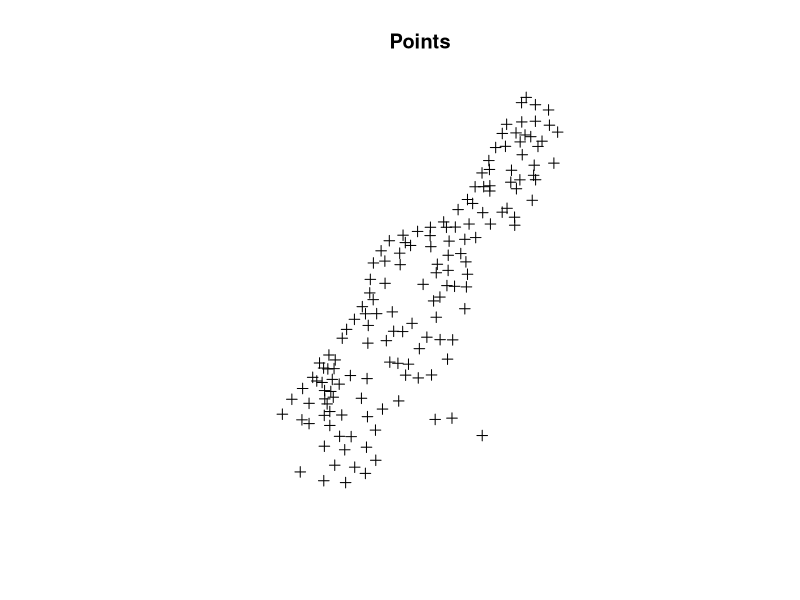
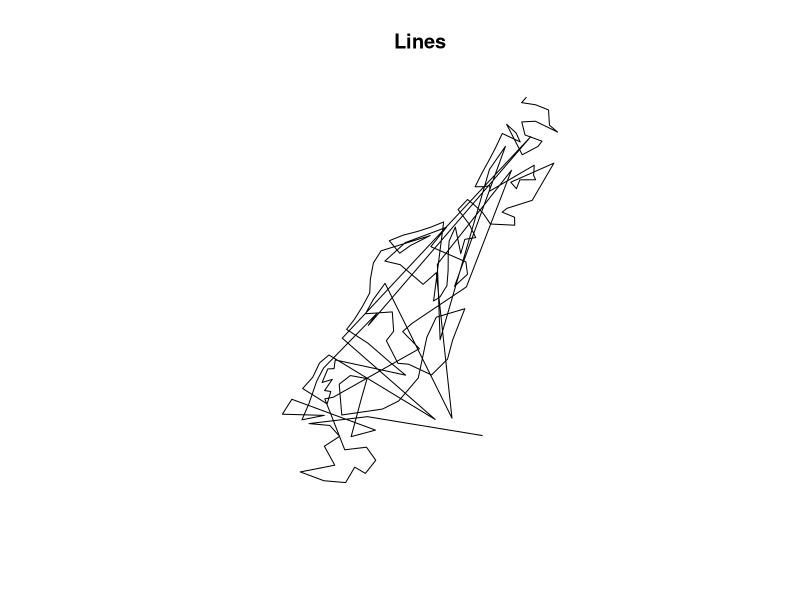
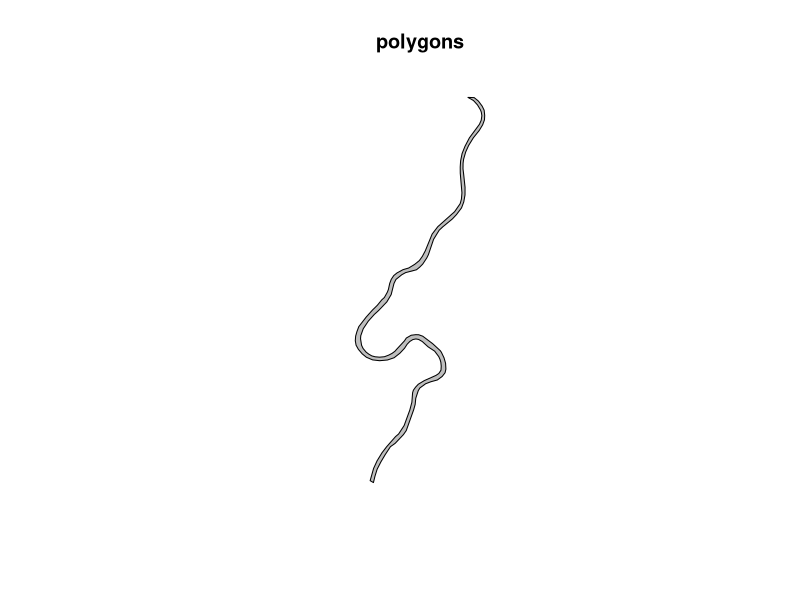
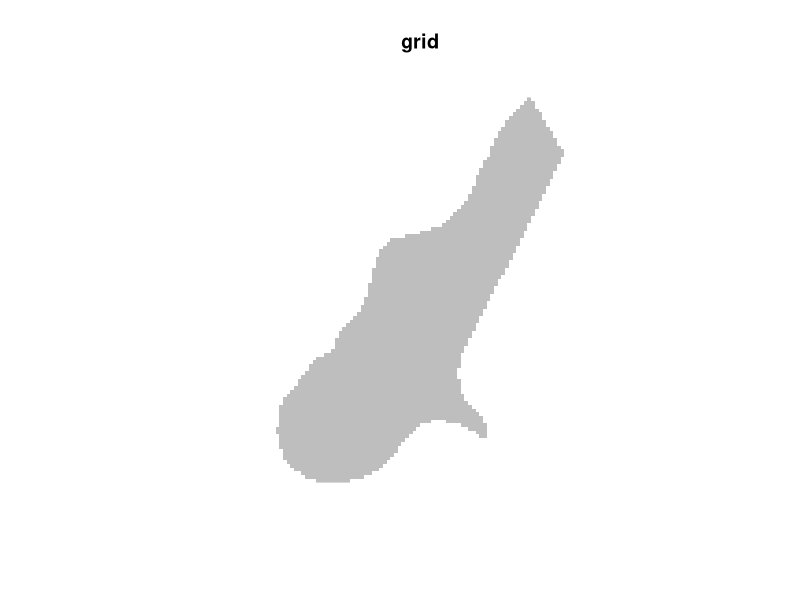
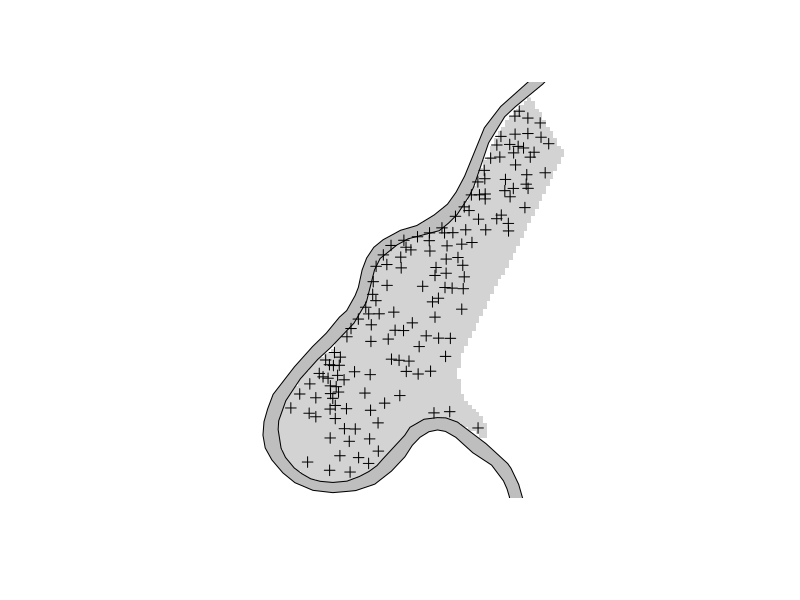
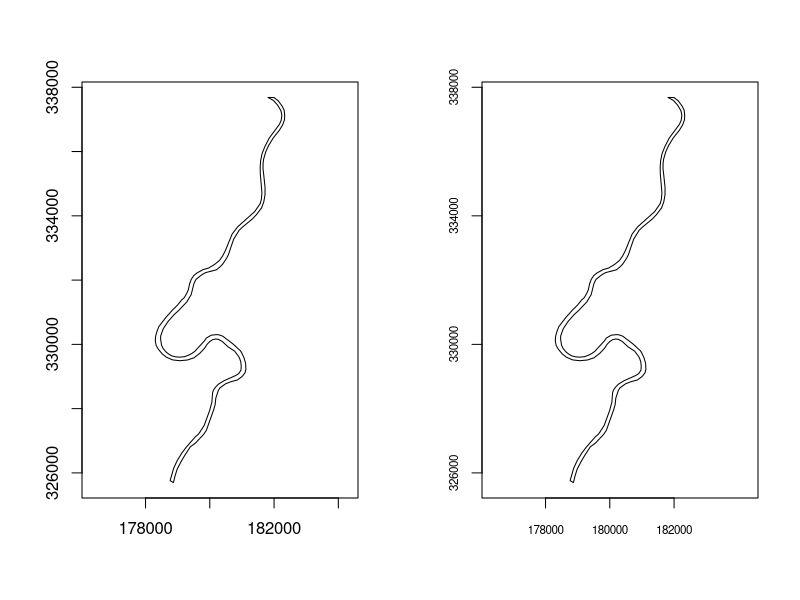
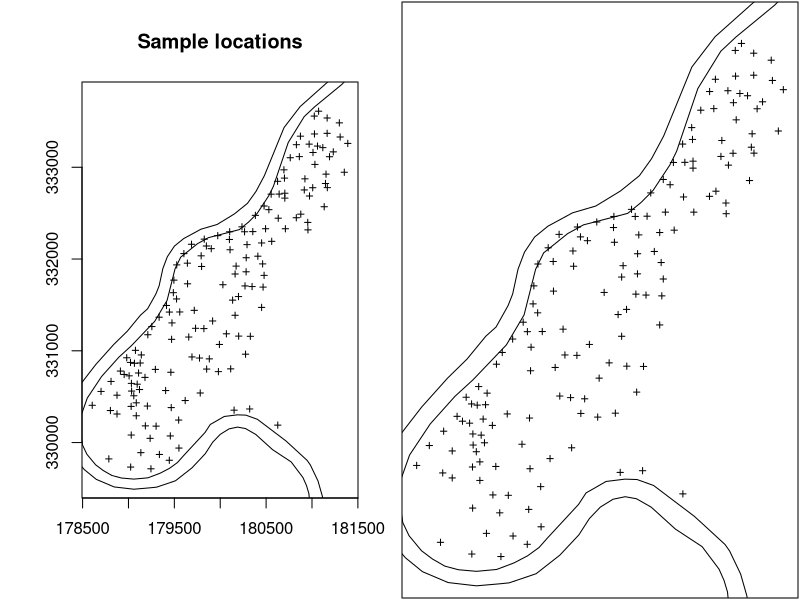
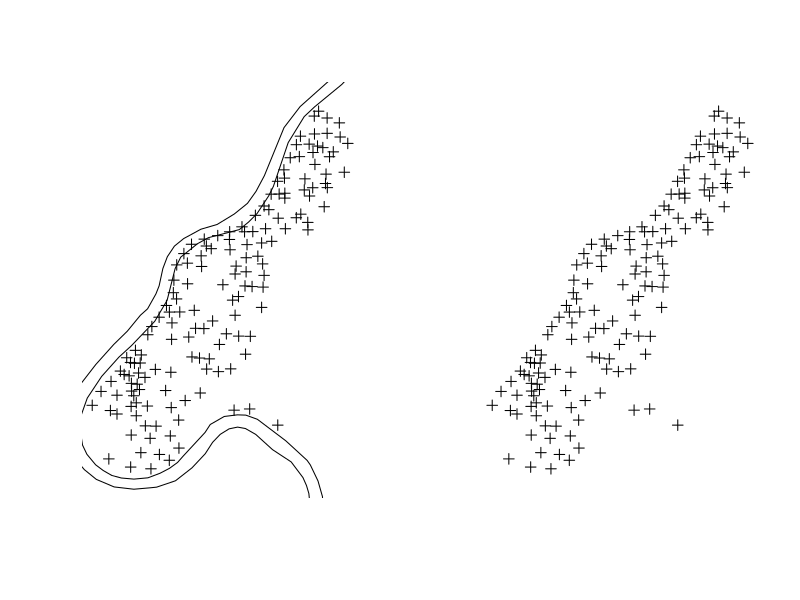

Here is the R script that generated these plots, in order: (Note: this script raises an error after producing the figures.)
## ---- chunk 1
# Plotting points
library(sp)
data(meuse)
coordinates(meuse) <- c("x", "y")
plot(meuse)
title("Points")
## ---- chunk 2
# Plotting lines
cc <- coordinates(meuse)
m.sl <- SpatialLines(list(Lines(list(Line(cc)), "line1")))
plot(m.sl)
title("Lines")
## ---- chunk 3
data(meuse.riv)
meuse.lst <- list(Polygons(list(Polygon(meuse.riv)),
                           "meuse.riv"))
meuse.pol <- SpatialPolygons(meuse.lst)
plot(meuse.pol, col = "grey")
title("polygons")
## ---- chunk 4
data(meuse.grid)
coordinates(meuse.grid) <- c("x", "y")
meuse.grid <- as(meuse.grid, "SpatialPixels")
image(meuse.grid, col = "grey")
title("grid")
## ---- chunk 5
image(meuse.grid, col = "lightgrey")
plot(meuse.pol, col = "grey", add = TRUE)
plot(meuse, add = TRUE)
## ---- chunk 6
layout(matrix(c(1, 2), 1, 2))
plot(meuse.pol, axes = TRUE)
plot(meuse.pol, axes = FALSE)
axis(1, at = c(178000 + 0:2 * 2000), cex.axis = 0.7)
axis(2, at = c(326000 + 0:3 * 4000), cex.axis = 0.7)
box()
## ---- chunk 7
oldpar = par(no.readonly = TRUE)
layout(matrix(c(1, 2), 1, 2))
plot(meuse, axes = TRUE, cex = 0.6)
plot(meuse.pol, add = TRUE)
title("Sample locations")
par(mar = c(0, 0, 0, 0) + 0.1)
plot(meuse, axes = FALSE, cex = 0.6)
plot(meuse.pol, add = TRUE)
box()
par(oldpar)
## ---- chunk 8
plot(meuse)
plot(meuse.pol, add = TRUE)
plot(meuse)
SpatialPolygonsRescale(layout.scale.bar(), offset = locator(1),
      scale = 1000, fill = c("transparent", "black"), plot.grid = FALSE)
text(locator(1), "0")
text(locator(1), "1 km")
SpatialPolygonsRescale(layout.north.arrow(), offset = locator(1),
                       scale =400, plot.grid = FALSE)
## ---- chunk 9
par("pin")
par(pin = c(4, 4))

## close the current plotting area and re-open it specifying size
dev.off()
windows(width = 10, height = 10) # use X11 on linux

# write graphic output to files
pdf("file.pdf", width = 5, height = 7)
